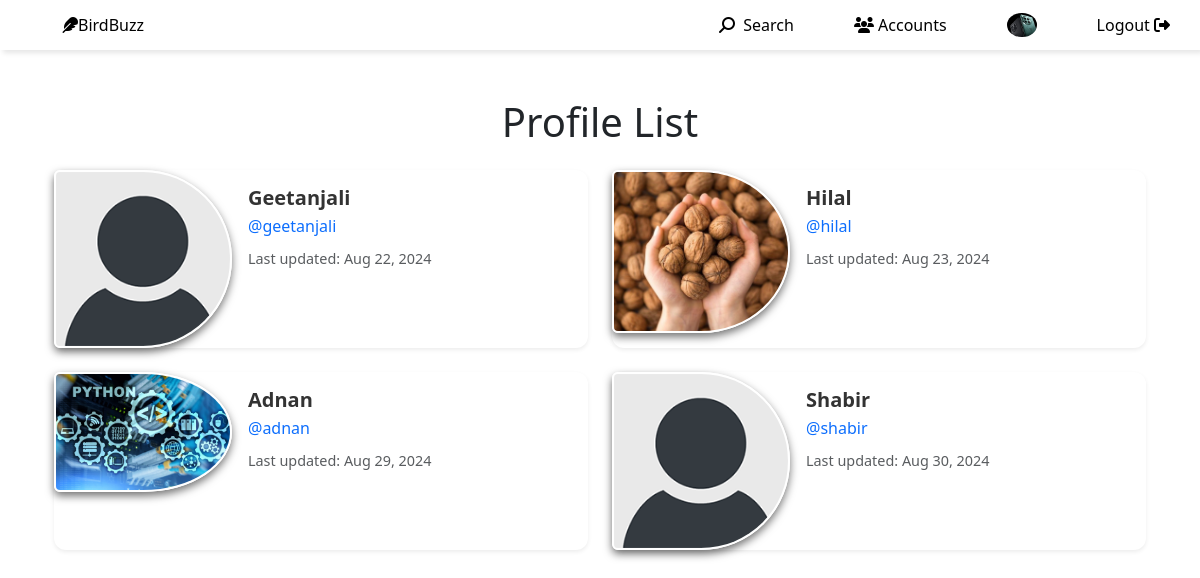
Screenshot of /profile_list/ (signed in) with the database file from the repository.
### home/models.py (models this page shows, shortened)
class Profile(models.Model):
    user = models.OneToOneField(User, on_delete=models.CASCADE )
    follows = models.ManyToManyField(
        'self', related_name='followed_by',
        symmetrical=False, blank=True
    )
    date_modified = models.DateTimeField(User, auto_now=True)
    profile_image = models.ImageField(null=True, blank=True, upload_to='images/')
    profile_bio = models.CharField(max_length=500, blank=True, null=True)
    homepage_link = models.CharField(max_length=500, blank=True, null=True)
    facebook_link = models.CharField(max_length=500, blank=True, null=True)
    instagram_link = models.CharField(max_length=500, blank=True, null=True)
    linkedin_link = models.CharField(max_length=500, blank=True, null=True)

### home/views.py (the view)
# urls.py: path('profile_list/', views.profile_list , name='profile_list'),
def profile_list(request):
    if request.user.is_authenticated:
        profiles = Profile.objects.exclude(user=request.user)
        return render(request, 'profile_list.html', {'profiles' : profiles})
    else:
        messages.success(request, "You need to be logged in to view this page....")
        return redirect("home")

### home/templates/profile_list.html (shortened to what this page needs)
{% extends "base.html" %}
{% load static %}
{% block content %}
<div class="container my-5">
    <h1 class="text-center mb-4">Profile List</h1>
    <div class="row">
        {% if profiles %}
            {% for profile in profiles %}
                <div class="col-md-6 mb-4">
                    <div class="card profile-card rounded-lg shadow-sm border-0 h-100">
                        <div class="row g-0">
                            <div class="col-md-4">
                                {% if profile.profile_image %}
                                <img src="{{ profile.profile_image.url }}" class="img-fluid profile-image rounded-start" alt="{{ profile.user.username }}'s profile picture">
                                {% else %}
                                <img src="{% static 'images/default_profile_pic.png' %}" class="img-fluid profile-image rounded-start" alt="{{ profile.user.username }}'s profile picture">
                                {% endif %}
                            </div>
                            <div class="col-md-8 d-flex flex-column justify-content-center">
                                <div class="card-body">
                                    <h5 class="card-title mb-1">{{ profile.user.username }}</h5>
                                    <p class="card-text mb-2">
                                        <a href="{% url 'profile' profile.user.id %}" class="text-decoration-none text-primary">
                                            @{{ profile.user.username|lower }}
                                        </a>
                                    </p>
                                    <p class="card-text">
                                        <small class="text-muted">Last updated: {{ profile.date_modified|date:"M d, Y" }}</small>
                                    </p>
                                </div>
                            </div>
                        </div>
                    </div>
                </div>
                {% if forloop.counter|divisibleby:2 and not forloop.last %}
                    </div><div class="row">
                {% endif %}
            {% endfor %}
        {% else %}
            <p class="text-center text-muted">No profiles found.</p>
        {% endif %}
    </div>
</div>
{% endblock %}

### home/templates/base.html (shortened to what this page needs)
{% load static %}
<!doctype html>
<html lang="en">
<head>
  <link href="https://cdn.jsdelivr.net/npm/bootstrap@5.3.3/dist/css/bootstrap.min.css" rel="stylesheet">
  <link rel="stylesheet" href="{% static 'css/style.css' %}">
</head>
<body>
  {% include "nav.html" %}
  <div class="container mt-2">
    {% block content %}{% endblock %}
  </div>
</body>
</html>

### home/templates/nav.html (shortened to what this page needs)
{% load static %}
<nav>
    <ul>
      <li><a href="{% url 'home' %}">
        <i class="fa-sharp fa-solid fa-feather" style="color: #000000;"></i>BirdBuzz</a></li>
        <li class="hideOnMobile"><a href="{% url 'search' %}"><i class="fa-solid fa-magnifying-glass fa-rotate-90" style="color: #000000;"></i> &nbsp; Search</a></li>
      {% if user.is_authenticated %}
      <li class="hideOnMobile"><a href="{% url 'profile_list' %}"><i class="fa-solid fa-users" style="color: #000000;"></i>&nbsp;Accounts</a></li>
      {% if user.profile.profile_image %}
      <li class="hideOnMobile"><a href="{% url 'profile' request.user.id %}">
        <img src="{{ user.profile.profile_image.url}}" class='img-fluid rounded-circle' width=30 alt="Profile"></a>
      </li>
      {% else %}
      <li class="hideOnMobile"><a href="{% url 'profile' request.user.id %}">
        <img src="{% static 'images/default_profile_pic.png' %}" class='img-fluid rounded-circle' width=30 alt="Profile"></a>
      </li>
      {% endif %}
      <li class="hideOnMobile"><a href="{% url 'logout' %}">Logout&nbsp;<i class="fa-solid fa-right-from-bracket" style="color: #000000;"></i></a></li>
      {% else %}
      <li class="hideOnMobile"><a href="{% url 'register' %}"><i class="fa-solid fa-address-card" style="color: #000000;"></i>&nbsp;Register</a></li>
      <li class="hideOnMobile"><a href="{% url 'login' %}"><i class="fa-solid fa-right-to-bracket fa-rotate-180" style="color: #000000;"></i> &nbsp; Login</a></li>
      {% endif %}
    </ul>
  </nav>

### home/static/css/style.css (style rules this page uses)
* { margin: 0; padding: 0; }
nav { background-color: white; box-shadow: 3px 3px 5px rgba(0, 0, 0, 0.1); z-index: 1000; position: relative; }
nav ul { width: 100%; list-style: none; display: flex; justify-content: flex-end; align-items: center; }
nav li { height: 50px; }
nav a { height: 100%; padding: 0 30px; text-decoration: none; display: flex; align-items: center; color: black; }
nav li:first-child { margin-right: auto; }
.profile-card { transition: transform 0.3s ease, box-shadow 0.3s ease; }
.profile-image { border: 2px solid #ffffff; border-radius: 50%; box-shadow: 0 4px 8px rgba(0, 0, 0, 0.548); }
.card-title { font-weight: 600; color: #333; }
.card-text a { font-size: 1rem; color: #007bff; transition: color 0.3s ease; }
.text-muted { font-size: 0.9rem; }
.card { border: 1px solid #e0e0e0; border-radius: 0.75rem; box-shadow: 0 4px 8px rgba(0, 0, 0, 0.1); transition: box-shadow 0.3s ease, transform 0.3s ease; }
.text-primary { color: #007bff; }

### rows the page displays
Profile: user.username "Geetanjali", user.username "geetanjali", date_modified "Aug 22, 2024"
Profile: profile_image (picture), user.username "Hilal", user.username "hilal", date_modified "Aug 23, 2024"
Profile: profile_image (picture), user.username "Adnan", user.username "adnan", date_modified "Aug 29, 2024"
Profile: user.username "Shabir", user.username "shabir", date_modified "Aug 30, 2024"
